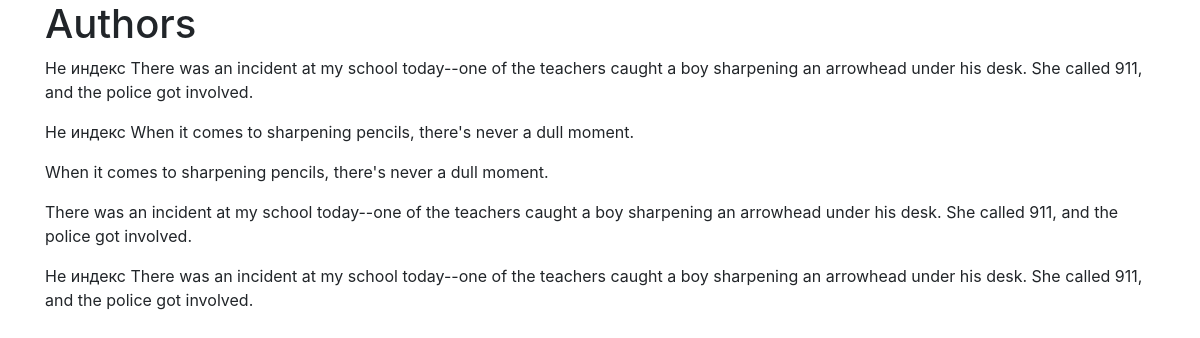
The app's page /authors/, older data.
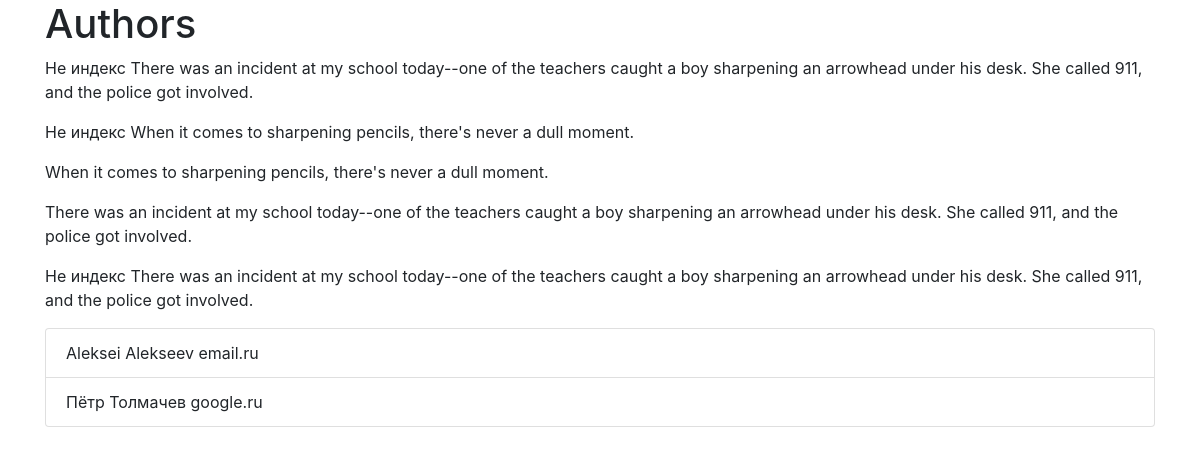
The same page, newer data.
### authors/models.py (models this page shows, shortened)
class Author(models.Model):
    class Meta:
        verbose_name = 'Author'
        verbose_name_plural = 'Author'
    LEVELS = (
        ('J', 'Junior'),
        ('M', 'Middle'),
        ('S', 'Senior'),
    )
    first_name = models.fields.CharField(max_length=50)
    last_name = models.fields.CharField(max_length=50)
    level = models.fields.CharField(max_length=1, choices=LEVELS, default=LEVELS[0][0])
    email = models.fields.EmailField(null=True)

### authors/views.py (the view)
# urls.py: path('', views.IndexPage.as_view(), name='authors'),
class IndexPage(ListView):
    model = Author
    template_name = 'authors/index.html'
    context_object_name = 'authors'

### authors/templatetags/email_domain.py (called while the page is built)
@register.filter(name='domain')
@stringfilter
def cut_email_domain(value):
    if '@' not in value:
        return "Нет Email"
    else:
        return value.partition('@')[2]

### authors/templatetags/sharpnes_joke.py (called while the page is built)
@register.simple_tag
def joke(index=None):
    if index is None or not isinstance(index, int) or index >= len(jokes):
        return f'Не индекс {choice(jokes)}'
    else:
        return jokes[index]

### templates/authors/index.html
{% extends 'authors/base.html' %}
{% load email_domain %}
{% load sharpnes_joke %}
{% block body %}
    <p>{% joke %}</p>
    <p>{% joke %}</p>
    <p>{% joke 0 %}</p>
    <p>{% joke 1 %}</p>
    <p>{% joke 3 %}</p>
        <ul class="list-group">
    {% for author in authors %}
        <li class="list-group-item">{{ author.first_name }} {{ author.last_name }} {{ author.email|domain }}</li>
    {% endfor %}
        </ul>
{% endblock %}

### templates/authors/base.html (shortened to what this page needs)
<!doctype html>
<html lang="en">
<head>
{% load static %}
    <link rel="stylesheet" href="{% static 'css/bootstrap.min.css' %}">
</head>
<body>
<div class="container">
<h1>Authors</h1>
    {% block body %}
    {% endblock body %}
</div>
</body>
</html>

Row changes from the older to the newer data that the page shows:
added Author: first_name "Aleksei", last_name "Alekseev", email|domain "email.ru"
added Author: first_name "Пётр", last_name "Толмачев", email|domain "google.ru"
